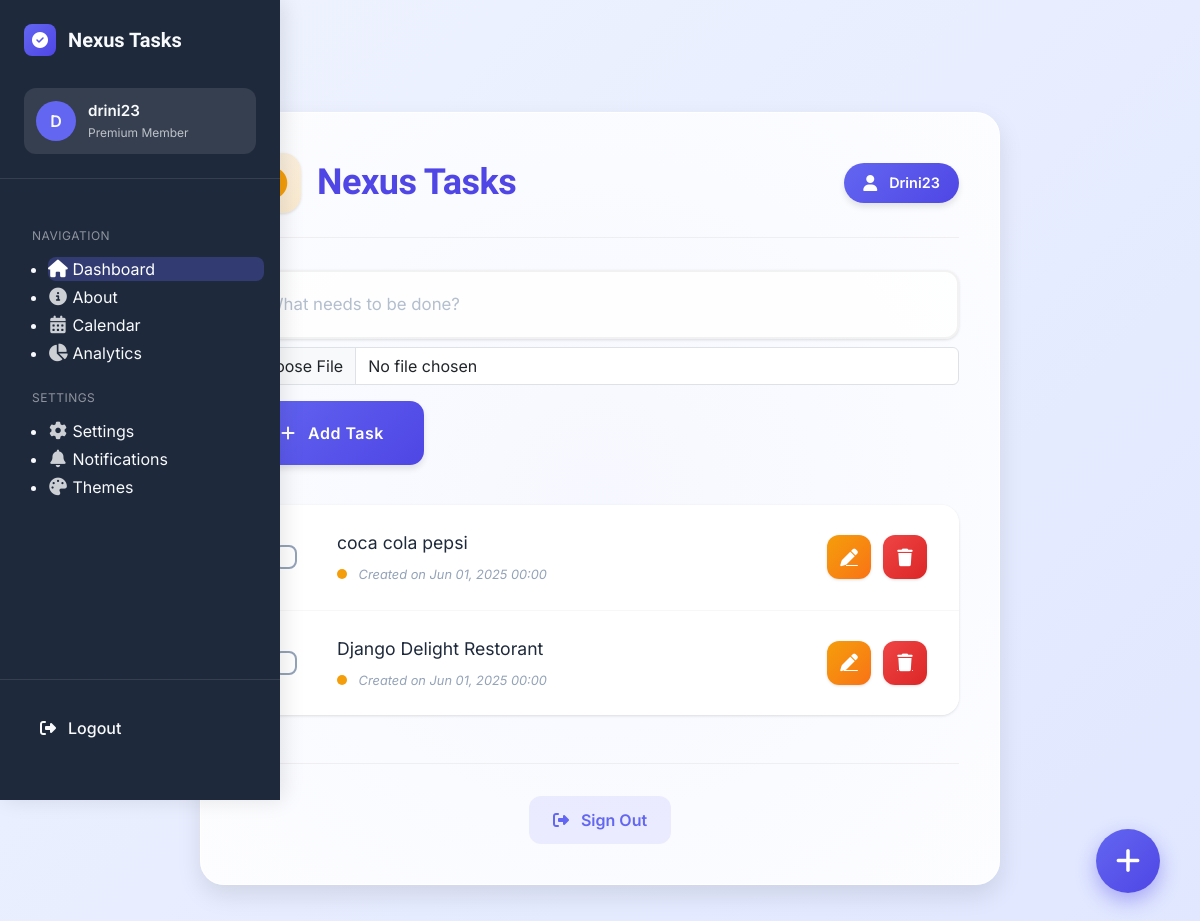
Before: / (signed in) with the older database file.
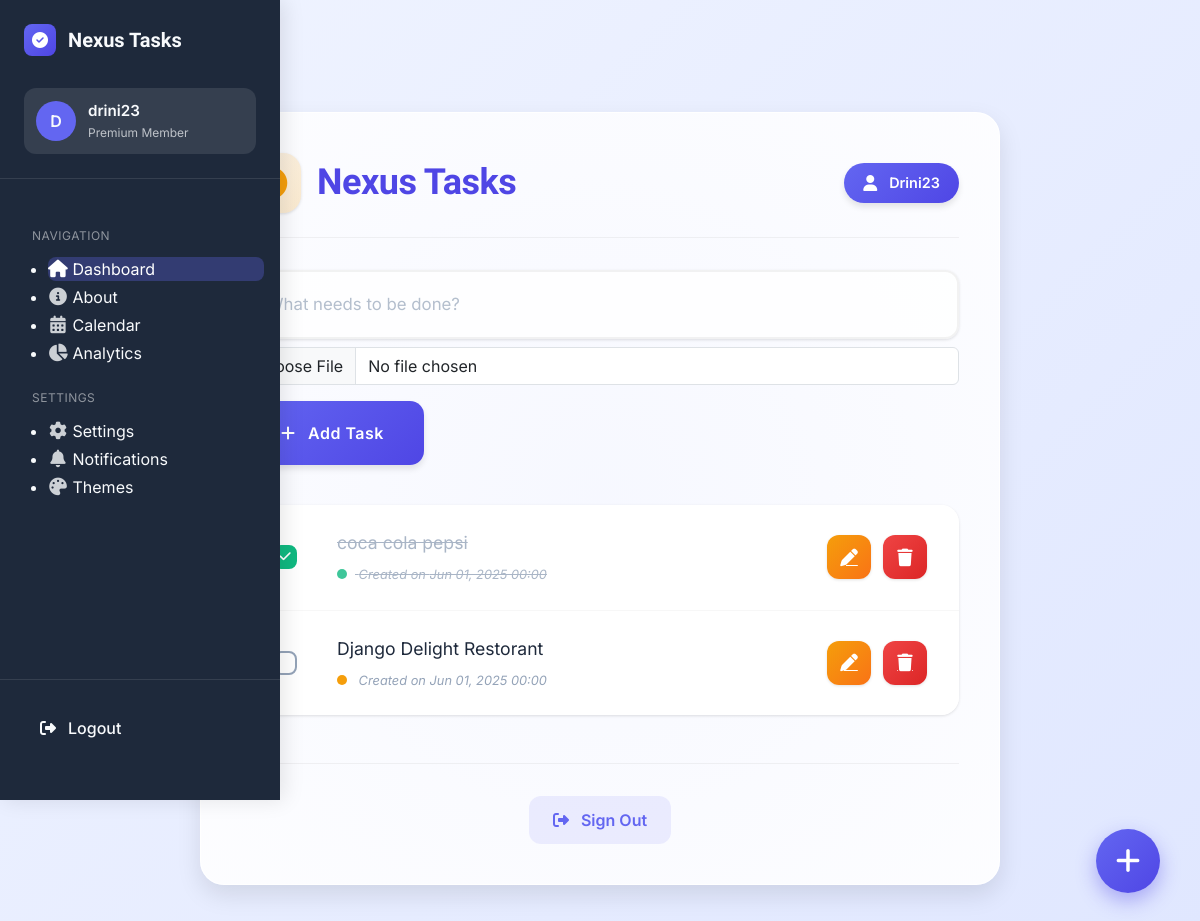
After: the same page with the newer database file.
### task/models.py (models this page shows, shortened)
class Task(models.Model):
    title = models.CharField(max_length=255)
    complete = models.BooleanField(default=False)
    created = models.DateTimeField(auto_now_add=True, null=True, blank=True)
    user = models.ForeignKey(User, on_delete=models.CASCADE, null=True, blank=True)
    image = models.ImageField(upload_to='task/images', null=True, blank=True)

### task/views.py (the view, shortened to what this page needs)
# urls.py: path('', views.index, name="list"),
def index(request):
    if request.user.is_authenticated:
        tasks = Task.objects.filter(user=request.user).order_by('-created')
    else:
        tasks = Task.objects.none()
    form = TaskForm()
    context = {'tasks': tasks, 'form': form}
    return render(request, 'task/list.html', context)

### task/forms.py
class TaskForm(forms.ModelForm):
    class Meta:
        model = Task
        fields = ['title',  'complete', 'image']

### task/templates/task/list.html (shortened to what this page needs)
<!DOCTYPE html>
{% include "navbar.html" %}
<html lang="en">
<head>
    <link href="https://cdn.jsdelivr.net/npm/bootstrap@5.3.2/dist/css/bootstrap.min.css" rel="stylesheet">
    <link rel="stylesheet" href="https://cdnjs.cloudflare.com/ajax/libs/animate.css/4.1.1/animate.min.css"/>
    <link rel="stylesheet" href="https://cdnjs.cloudflare.com/ajax/libs/font-awesome/6.4.2/css/all.min.css">
</head>
<body>
    <div class="app-container animate__animated animate__fadeIn">
        <div class="app-header">
            <h1 class="app-title">
                Nexus Tasks
            </h1>
            {% if request.user.is_authenticated %}
                <div class="user-badge animate__animated animate__fadeInRight">
                    <i class="fas fa-user"></i>
                    {{ request.user.username|capfirst }}
                </div>
            {% endif %}
        </div>
     <form method="POST" action="" class="task-form" enctype="multipart/form-data">
    {% if request.user.is_authenticated %}
        <div class="input-group mb-2">
            <input type="text"
                   name="title"
                   class="form-control task-input"
                   placeholder="What needs to be done?"
                   aria-label="Task input"
                   required>
        </div>
        <div class="input-group mb-3">
            <input type="file"
                   name="image"
                   class="form-control"
                   accept="image/*"
                   aria-label="Task image (optional)">
        </div>
        <button type="submit" class="btn btn-primary add-btn" name="Create Task">
            <i class="fas fa-plus me-2"></i> Add Task
        </button>
    {% endif %}
</form>
        <div class="task-list">
            {% if tasks %}
                {% for task in tasks %}
                    <div class="task-item" style="animation-delay: {{ forloop.counter0|add:"1" }}00ms">
                        <input type="checkbox" class="task-checkbox" {% if task.complete %}checked{% endif %} disabled>
                        <div class="task-content {% if task.complete %}task-complete{% endif %}">
                            {{ task.title }}
                            <span class="task-meta">
                                <span class="status-indicator {% if task.complete %}status-active{% else %}status-pending{% endif %}"></span>
                                Created on {{ task.created|date:"M d, Y H:i" }}
                            </span>
                        </div>
                        {% if request.user.is_authenticated %}
                        <div class="task-actions">
                            <a href="{% url 'update_task' task.id %}" class="task-btn edit-btn" title="Edit task">
                                <i class="fas fa-pen"></i>
                            </a>
                            <a href="{% url 'delete' task.id %}" class="task-btn delete-btn" title="Delete task">
                                <i class="fas fa-trash"></i>
                            </a>
                        </div>
                        {% endif %}
                    </div>
                {% endfor %}
            {% endif %}
        </div>
        <div class="auth-section">
            {% if request.user.is_authenticated %}
                <a href="{% url 'logout' %}" class="auth-link">
                    <i class="fas fa-sign-out-alt"></i>
                    Sign Out
                </a>
            {% else %}
                <a href="{% url 'login' %}" class="auth-link">
                    <i class="fas fa-sign-in-alt"></i>
                    Sign In
                </a>
            {% endif %}
        </div>
    </div>
    {% if request.user.is_authenticated %}
    <button class="fab animate__animated animate__bounceInUp" onclick="document.querySelector('.task-input').focus()" aria-label="Add new task">
        <i class="fas fa-plus"></i>
    </button>
    {% endif %}
</body>
</html>

Changed rows visible on the page:
changed Task "coca cola pepsi": complete "☐" → "☑"
